Frame 1 (no input): blank canvas, image omitted
Frame 60 (no input): blank canvas, image omitted
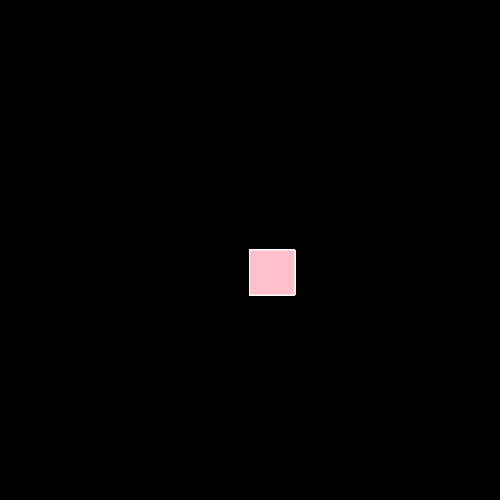
Frame 120 (the mouse pressed at the canvas centre since frame 60)

The p5.js sketch whose frames 1 and 60 were blank and that drew this single picture after the mouse press (run headless with seeded random() and noise() and a simulated clock; from frame 60 on, the mouse is pressed at the canvas centre):

// p5.js sketch
// ── sketch.js
function setup() {
    createCanvas(500, 500);
   background("black");
   }
  function draw() {
   
  
    stroke("white");
    fill("pink");
  
    // console.log (mouseIsPressed);
  
    if (mouseIsPressed) {
      rect(mouseX, mouseY, 45, 45);
    }
  }
